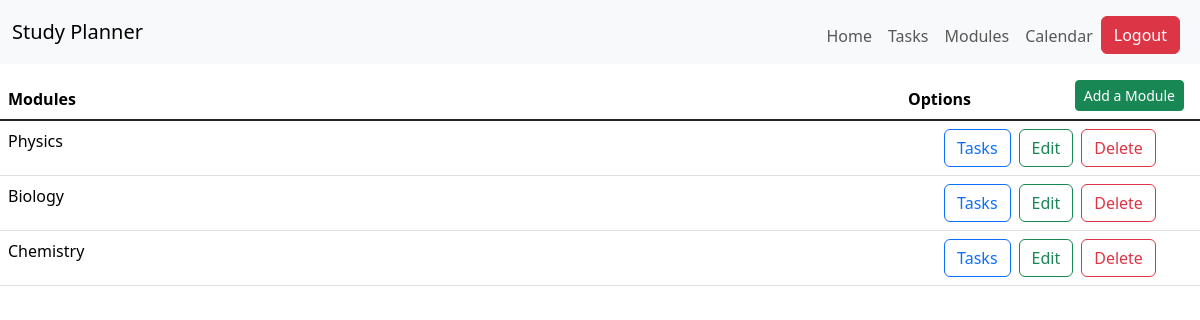
/modules (signed in), run on the app's committed database.
### StudyPlanner/models.py (models this page shows)
class Module(db.Model):
    id = db.Column(db.Integer, primary_key=True)
    user = db.Column(db.Integer, db.ForeignKey('user.id'))
    creation_date = db.Column(db.DateTime, default= datetime.datetime.now(datetime.UTC))
    name = db.Column(db.String(100), nullable=False)
    colour = db.Column(db.String(7), nullable=False)
    tasks = db.relationship('Task', backref='module_tasks', primaryjoin="Module.id==Task.module", cascade="all, delete, delete-orphan")
    events = db.relationship('Event', backref='module_events', primaryjoin="Module.id==Event.module", cascade="all, delete, delete-orphan")

### StudyPlanner/core.py (the view, shortened to what this page needs)
@bp.route("/modules", methods=['GET', 'POST'])
@login_required
def modulesPage():
    user = current_user
    modules = current_user.modules
    return render_template("core/modules.html", user=user, modules=modules)

### StudyPlanner/__init__.py (called while the page is built)
def create_app():
    app = Flask(__name__)
    app.config['SECRET_KEY'] = 'd71da3aa16a41e7005859041a8063229c1e84514118c8a41b0a03438225499e6'
    app.config['SQLALCHEMY_DATABASE_URI'] = 'sqlite:///db.sqlite'
    db.init_app(app)
    with app.app_context():
        db.create_all()
    from StudyPlanner import auth, core
    app.register_blueprint(auth.bp)
    app.register_blueprint(core.bp)
    login_manager = LoginManager()
    login_manager.login_view = 'auth.login'
    login_manager.init_app(app)
    @login_manager.user_loader
    def load_user(user_id):
        return User.query.get(int(user_id))
    return app

### StudyPlanner/templates/core/modules.html (shortened to what this page needs)
{% extends "base.html" %}
{% block content %}
<table class="vw-100 table fixed-table-body mt-2">
    <thead>
        <tr>
            <th style="width: 75%;">Modules</th>
            <th>Options</th>
            <th class="text-end">
                <div class="d-none d-md-block">
                    <button type="button" class="btn btn-sm btn-success me-2" data-bs-toggle="modal" data-bs-target="#addModuleModal">
                        Add a Module
                    </button>
                </div>
            </th>
        </tr>
    </thead>
    <tbody class="table-group-divider">
        {% for module in modules %}
        <tr>
            <td>{{ module.name}}</td>
            <td colspan="2">
                <div class="d-none d-lg-flex align-items-center justify-content-center">
                    <a class="btn btn-outline-primary mx-1" href="{{ url_for('core.tasksPage')}}">
                        Tasks
                    </a>
                    <a class="btn btn-outline-success mx-1" href="{{ url_for('core.editModule', id=module.id) }}">
                        Edit
                    </a>
                    <a class="btn btn-outline-danger mx-1" href="{{ url_for('core.deleteModule', id=module.id) }}">
                        Delete
                    </a>
                </div>
            </td>
        </tr>
        {% endfor %}
    </tbody>
</table>
{% endblock %}

### data on the page
Module: name "Physics"
Module: name "Biology"
Module: name "Chemistry"
